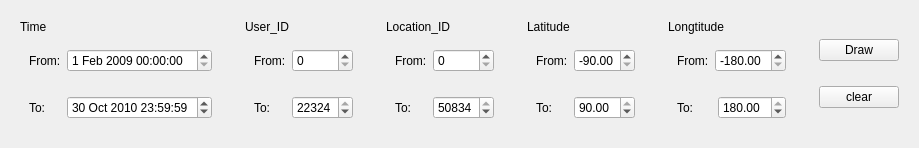
         <widget class="QWidget" name="widget_29" native="true">
          <property name="sizePolicy">
           <sizepolicy hsizetype="Preferred" vsizetype="Preferred">
            <horstretch>0</horstretch>
            <verstretch>0</verstretch>
           </sizepolicy>
          </property>
          <layout class="QHBoxLayout" name="horizontalLayout_14">
           <item>
            <widget class="QWidget" name="widget_38" native="true">
             <layout class="QVBoxLayout" name="verticalLayout_15">
              <item>
               <widget class="QLabel" name="label_40">
                <property name="text">
                 <string>Time</string>
                </property>
               </widget>
              </item>
              <item>
               <widget class="QWidget" name="widget_39" native="true">
                <layout class="QHBoxLayout" name="horizontalLayout_30">
                 <item>
                  <widget class="QLabel" name="label_41">
                   <property name="text">
                    <string>From:</string>
                   </property>
                  </widget>
                 </item>
                 <item>
                  <widget class="QDateTimeEdit" name="time_start_2">
                   <property name="dateTime">
                    <datetime>
                     <hour>0</hour>
                     <minute>0</minute>
                     <second>0</second>
                     <year>2009</year>
                     <month>2</month>
                     <day>1</day>
                    </datetime>
                   </property>
                  </widget>
                 </item>
                </layout>
               </widget>
              </item>
              <item>
               <widget class="QWidget" name="widget_40" native="true">
                <layout class="QHBoxLayout" name="horizontalLayout_31">
                 <item>
                  <widget class="QLabel" name="label_42">
                   <property name="text">
                    <string>To: </string>
                   </property>
                  </widget>
                 </item>
                 <item>
                  <widget class="QDateTimeEdit" name="time_end_2">
                   <property name="dateTime">
                    <datetime>
                     <hour>23</hour>
                     <minute>59</minute>
                     <second>59</second>
                     <year>2010</year>
                     <month>10</month>
                     <day>30</day>
                    </datetime>
                   </property>
                  </widget>
                 </item>
                </layout>
               </widget>
              </item>
             </layout>
            </widget>
           </item>
           <item>
            <widget class="QWidget" name="User_ID_6" native="true">
             <layout class="QVBoxLayout" name="verticalLayout_16">
              <item>
               <widget class="QLabel" name="label_43">
                <property name="text">
                 <string>User_ID</string>
                </property>
               </widget>
              </item>
              <item>
               <widget class="QWidget" name="widget_41" native="true">
                <layout class="QHBoxLayout" name="horizontalLayout_32">
                 <item>
                  <widget class="QLabel" name="label_44">
                   <property name="text">
                    <string>From:</string>
                   </property>
                  </widget>
                 </item>
                 <item>
                  <widget class="QSpinBox" name="user_start_2">
                   <property name="maximum">
                    <number>22324</number>
                   </property>
                  </widget>
                 </item>
                </layout>
               </widget>
              </item>
              <item>
               <widget class="QWidget" name="widget_42" native="true">
                <layout class="QHBoxLayout" name="horizontalLayout_33">
                 <item>
                  <widget class="QLabel" name="label_45">
                   <property name="text">
                    <string>To:</string>
                   </property>
                  </widget>
                 </item>
                 <item>
                  <widget class="QSpinBox" name="user_end_2">
                   <property name="maximum">
                    <number>22324</number>
                   </property>
                   <property name="value">
                    <number>22324</number>
                   </property>
                  </widget>
                 </item>
                </layout>
               </widget>
              </item>
             </layout>
            </widget>
           </item>
           <item>
            <widget class="QWidget" name="User_ID_5" native="true">
             <layout class="QVBoxLayout" name="verticalLayout_12">
              <item>
               <widget class="QLabel" name="label_31">
                <property name="text">
                 <string>Location_ID</string>
                </property>
               </widget>
              </item>
              <item>
               <widget class="QWidget" name="widget_30" native="true">
                <layout class="QHBoxLayout" name="horizontalLayout_24">
                 <item>
                  <widget class="QLabel" name="label_32">
                   <property name="text">
                    <string>From:</string>
                   </property>
                  </widget>
                 </item>
                 <item>
                  <widget class="QSpinBox" name="location_start_2">
                   <property name="maximum">
                    <number>50834</number>
                   </property>
                  </widget>
                 </item>
                </layout>
               </widget>
              </item>
              <item>
               <widget class="QWidget" name="widget_31" native="true">
                <layout class="QHBoxLayout" name="horizontalLayout_25">
                 <item>
                  <widget class="QLabel" name="label_33">
                   <property name="text">
                    <string>To:</string>
                   </property>
                  </widget>
                 </item>
                 <item>
                  <widget class="QSpinBox" name="location_end_2">
                   <property name="maximum">
                    <number>50834</number>
                   </property>
                   <property name="value">
                    <number>50834</number>
                   </property>
                  </widget>
                 </item>
                </layout>
               </widget>
              </item>
             </layout>
            </widget>
           </item>
           <item>
            <widget class="QWidget" name="widget_32" native="true">
             <layout class="QVBoxLayout" name="verticalLayout_13">
              <item>
               <widget class="QLabel" name="label_34">
                <property name="text">
                 <string>Latitude</string>
                </property>
               </widget>
              </item>
              <item>
               <widget class="QWidget" name="widget_33" native="true">
                <layout class="QHBoxLayout" name="horizontalLayout_26">
                 <item>
                  <widget class="QLabel" name="label_35">
                   <property name="text">
                    <string>From:</string>
                   </property>
                  </widget>
                 </item>
                 <item>
                  <widget class="QDoubleSpinBox" name="latitude_start_2">
                   <property name="minimum">
                    <double>-90.000000000000000</double>
                   </property>
                   <property name="maximum">
                    <double>90.000000000000000</double>
                   </property>
                   <property name="value">
                    <double>-90.000000000000000</double>
                   </property>
                  </widget>
                 </item>
                </layout>
               </widget>
              </item>
              <item>
               <widget class="QWidget" name="widget_34" native="true">
                <layout class="QHBoxLayout" name="horizontalLayout_27">
                 <item>
                  <widget class="QLabel" name="label_36">
                   <property name="text">
                    <string>To:</string>
                   </property>
                  </widget>
                 </item>
                 <item>
                  <widget class="QDoubleSpinBox" name="latitude_end_2">
                   <property name="minimum">
                    <double>-90.000000000000000</double>
                   </property>
                   <property name="maximum">
                    <double>90.000000000000000</double>
                   </property>
                   <property name="value">
                    <double>90.000000000000000</double>
                   </property>
                  </widget>
                 </item>
                </layout>
               </widget>
              </item>
             </layout>
            </widget>
           </item>
           <item>
            <widget class="QWidget" name="widget_35" native="true">
             <layout class="QVBoxLayout" name="verticalLayout_14">
              <item>
               <widget class="QLabel" name="label_37">
                <property name="text">
                 <string>Longtitude</string>
                </property>
               </widget>
              </item>
              <item>
               <widget class="QWidget" name="widget_36" native="true">
                <layout class="QHBoxLayout" name="horizontalLayout_28">
                 <item>
                  <widget class="QLabel" name="label_38">
                   <property name="text">
                    <string>From:</string>
                   </property>
                  </widget>
                 </item>
                 <item>
                  <widget class="QDoubleSpinBox" name="longtitude_start_2">
                   <property name="minimum">
                    <double>-180.000000000000000</double>
                   </property>
                   <property name="maximum">
                    <double>1800.000000000000000</double>
                   </property>
                   <property name="value">
                    <double>-180.000000000000000</double>
                   </property>
                  </widget>
                 </item>
                </layout>
               </widget>
              </item>
              <item>
               <widget class="QWidget" name="widget_37" native="true">
                <layout class="QHBoxLayout" name="horizontalLayout_29">
                 <item>
                  <widget class="QLabel" name="label_39">
                   <property name="text">
                    <string>To:</string>
                   </property>
                  </widget>
                 </item>
                 <item>
                  <widget class="QDoubleSpinBox" name="longtitude_end_2">
                   <property name="minimum">
                    <double>-180.000000000000000</double>
                   </property>
                   <property name="maximum">
                    <double>180.000000000000000</double>
                   </property>
                   <property name="value">
                    <double>180.000000000000000</double>
                   </property>
                  </widget>
                 </item>
                </layout>
               </widget>
              </item>
             </layout>
            </widget>
           </item>
           <item>
            <widget class="QWidget" name="widget_17" native="true">
             <layout class="QVBoxLayout" name="verticalLayout_10">
              <item>
               <widget class="QPushButton" name="draw_2">
                <property name="text">
                 <string>Draw</string>
                </property>
               </widget>
              </item>
              <item>
               <widget class="QPushButton" name="clear">
                <property name="text">
                 <string>clear</string>
                </property>
               </widget>
              </item>
             </layout>
            </widget>
           </item>
          </layout>
         </widget>
